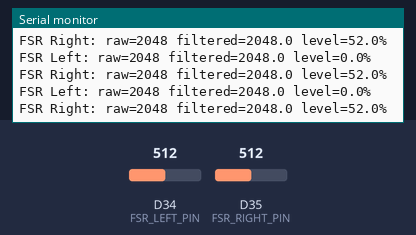
The sketch below on a simulated Arduino Due. Shown: the last lines printed to the serial monitor. The inputs (shaded band) are chosen by the test bench; at power-on: D34 (FSR_LEFT_PIN) = 512, D35 (FSR_RIGHT_PIN) = 512 (analog values on the 0–1023 scale).

Above: at 1.2 s.
1.3 s: D34 (FSR_LEFT_PIN) set to 716
At 1.41 s:
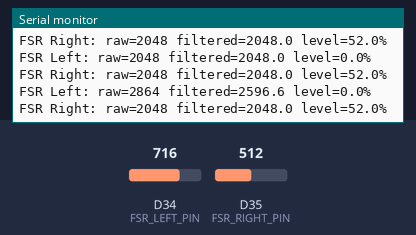
2.8 s: D35 (FSR_RIGHT_PIN) set to 716
At 2.81 s:
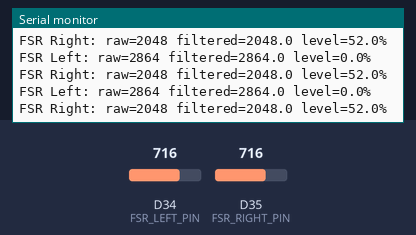
4.3 s: D34 (FSR_LEFT_PIN) set to 900
At 5.01 s:
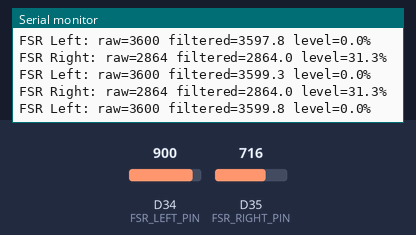
5.8 s: D35 (FSR_RIGHT_PIN) set to 900
At 5.82 s:
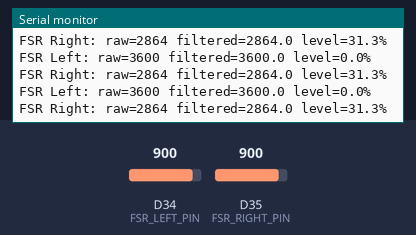
Timing chart, 0 to 8.3 s (numbered marks = the images above; inputs shaded):
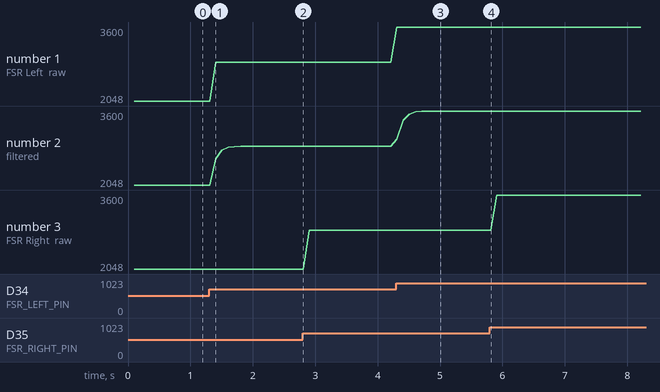

The sketch:

FSR_Reading.ino
```cpp
#include <Arduino.h>

const uint8_t FSR_LEFT_PIN = 34;
const uint8_t FSR_RIGHT_PIN = 35;
const float LEFT_RELEASED = 551.0f;
const float LEFT_PRESSED = 135.0f;
const float RIGHT_RELEASED = 4095.0f;
const float RIGHT_PRESSED = 156.5f;
const float FILTER_ALPHA = 0.2f;
const unsigned long SAMPLE_INTERVAL_MS = 20;
const unsigned long REPORT_INTERVAL_MS = 100;

int leftRaw;
int rightRaw;
float leftFiltered;
float rightFiltered;
unsigned long lastSample;
unsigned long lastReport;

float pressurePercent(float reading, float released, float pressed) {
  float percent = (released - reading) * 100.0f / (released - pressed);
  return constrain(percent, 0.0f, 100.0f);
}

void reportLevel(const char* side, int raw, float filtered, float released, float pressed) {
  Serial.print("FSR ");
  Serial.print(side);
  Serial.print(": raw=");
  Serial.print(raw);
  Serial.print(" filtered=");
  Serial.print(filtered, 1);
  Serial.print(" level=");
  Serial.print(pressurePercent(filtered, released, pressed), 1);
  Serial.println("%");
}

void setup() {
  Serial.begin(115200);
  analogReadResolution(12);
  leftRaw = analogRead(FSR_LEFT_PIN);
  rightRaw = analogRead(FSR_RIGHT_PIN);
  leftFiltered = leftRaw;
  rightFiltered = rightRaw;
  lastSample = lastReport = millis();
  Serial.println("Relative press level 0-100%, not force in N.");
}

void loop() {
  unsigned long now = millis();
  if (now - lastSample >= SAMPLE_INTERVAL_MS) {
    lastSample = now;
    leftRaw = analogRead(FSR_LEFT_PIN);
    rightRaw = analogRead(FSR_RIGHT_PIN);
    leftFiltered += FILTER_ALPHA * (leftRaw - leftFiltered);
    rightFiltered += FILTER_ALPHA * (rightRaw - rightFiltered);
  }
  if (now - lastReport >= REPORT_INTERVAL_MS) {
    lastReport = now;
    reportLevel("Left", leftRaw, leftFiltered, LEFT_RELEASED, LEFT_PRESSED);
    reportLevel("Right", rightRaw, rightFiltered, RIGHT_RELEASED, RIGHT_PRESSED);
  }
}
```

Measured:
- after the input at 1.3 s, the serial monitor: prints a new line after 0.11 s (image 1)
- after the input at 4.3 s, the serial monitor: prints a new line at once (image 3)
- plotted number 1: 2048 → 2864 after the input at 1.3 s, 2864 → 3600 after the input at 4.3 s
- plotted number 2: 2048 → 2864 after the input at 1.3 s, 2864 → 3600 after the input at 4.3 s
